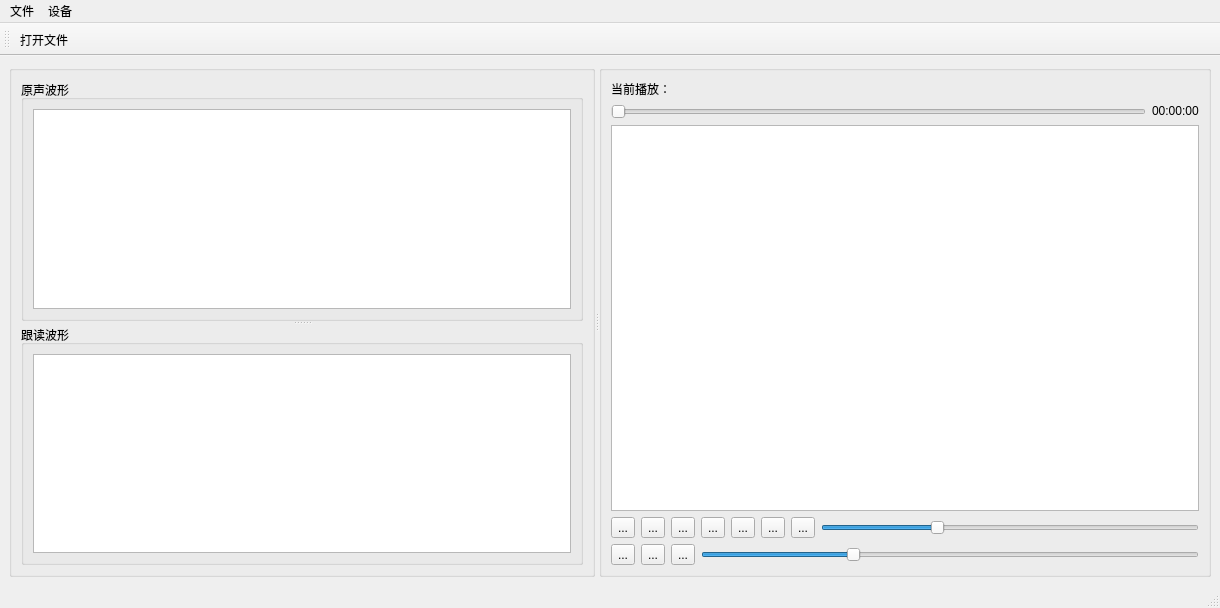
<?xml version="1.0" encoding="UTF-8"?>
<ui version="4.0">
 <class>MainWindow</class>
 <widget class="QMainWindow" name="MainWindow">
  <property name="geometry">
   <rect>
    <x>0</x>
    <y>0</y>
    <width>1220</width>
    <height>608</height>
   </rect>
  </property>
  <property name="windowTitle">
   <string>MainWindow</string>
  </property>
  <widget class="QWidget" name="centralwidget">
   <layout class="QHBoxLayout" name="horizontalLayout_7">
    <item>
     <widget class="QSplitter" name="splitter">
      <property name="orientation">
       <enum>Qt::Horizontal</enum>
      </property>
      <widget class="QGroupBox" name="groupBox">
       <property name="sizePolicy">
        <sizepolicy hsizetype="Expanding" vsizetype="Preferred">
         <horstretch>0</horstretch>
         <verstretch>0</verstretch>
        </sizepolicy>
       </property>
       <property name="title">
        <string/>
       </property>
       <layout class="QHBoxLayout" name="horizontalLayout_6">
        <item>
         <widget class="QSplitter" name="splitter_2">
          <property name="orientation">
           <enum>Qt::Vertical</enum>
          </property>
          <widget class="QGroupBox" name="gbPlayerChart">
           <property name="minimumSize">
            <size>
             <width>0</width>
             <height>100</height>
            </size>
           </property>
           <property name="baseSize">
            <size>
             <width>0</width>
             <height>0</height>
            </size>
           </property>
           <property name="title">
            <string>原声波形</string>
           </property>
           <layout class="QHBoxLayout" name="horizontalLayout_2">
            <item>
             <widget class="QChartView" name="playerChartView">
              <property name="minimumSize">
               <size>
                <width>0</width>
                <height>0</height>
               </size>
              </property>
             </widget>
            </item>
           </layout>
          </widget>
          <widget class="QGroupBox" name="gbRecorderChart">
           <property name="minimumSize">
            <size>
             <width>0</width>
             <height>100</height>
            </size>
           </property>
           <property name="baseSize">
            <size>
             <width>0</width>
             <height>0</height>
            </size>
           </property>
           <property name="title">
            <string>跟读波形</string>
           </property>
           <layout class="QVBoxLayout" name="verticalLayout">
            <item>
             <widget class="QChartView" name="recorderChartView"/>
            </item>
           </layout>
          </widget>
         </widget>
        </item>
       </layout>
      </widget>
      <widget class="QGroupBox" name="gbPlayer">
       <property name="sizePolicy">
        <sizepolicy hsizetype="MinimumExpanding" vsizetype="Preferred">
         <horstretch>0</horstretch>
         <verstretch>0</verstretch>
        </sizepolicy>
       </property>
       <property name="minimumSize">
        <size>
         <width>0</width>
         <height>100</height>
        </size>
       </property>
       <property name="title">
        <string/>
       </property>
       <layout class="QGridLayout" name="gridLayout">
        <property name="sizeConstraint">
         <enum>QLayout::SetDefaultConstraint</enum>
        </property>
        <item row="0" column="0">
         <widget class="QLabel" name="labelCurrent">
          <property name="sizePolicy">
           <sizepolicy hsizetype="Preferred" vsizetype="Fixed">
            <horstretch>0</horstretch>
            <verstretch>0</verstretch>
           </sizepolicy>
          </property>
          <property name="text">
           <string>当前播放：</string>
          </property>
         </widget>
        </item>
        <item row="1" column="0">
         <widget class="QSlider" name="sliderDuration">
          <property name="orientation">
           <enum>Qt::Horizontal</enum>
          </property>
         </widget>
        </item>
        <item row="1" column="1">
         <widget class="QLabel" name="labelDuration">
          <property name="sizePolicy">
           <sizepolicy hsizetype="Preferred" vsizetype="Fixed">
            <horstretch>0</horstretch>
            <verstretch>0</verstretch>
           </sizepolicy>
          </property>
          <property name="text">
           <string>00:00:00</string>
          </property>
         </widget>
        </item>
        <item row="2" column="0" colspan="2">
         <widget class="QListWidget" name="playList"/>
        </item>
        <item row="3" column="0" colspan="2">
         <layout class="QHBoxLayout" name="horizontalLayout_4">
          <item>
           <widget class="QToolButton" name="btnPrevious">
            <property name="text">
             <string>...</string>
            </property>
            <property name="icon">
             <iconset resource="Icon.qrc">
              <normaloff>:/icon/rewind.png</normaloff>:/icon/rewind.png</iconset>
            </property>
           </widget>
          </item>
          <item>
           <widget class="QToolButton" name="btnBackward">
            <property name="text">
             <string>...</string>
            </property>
            <property name="icon">
             <iconset resource="Icon.qrc">
              <normaloff>:/icon/backward.png</normaloff>:/icon/backward.png</iconset>
            </property>
           </widget>
          </item>
          <item>
           <widget class="QToolButton" name="btnPlay">
            <property name="text">
             <string>...</string>
            </property>
            <property name="icon">
             <iconset resource="Icon.qrc">
              <normaloff>:/icon/play.png</normaloff>:/icon/play.png</iconset>
            </property>
           </widget>
          </item>
          <item>
           <widget class="QToolButton" name="btnForward">
            <property name="text">
             <string>...</string>
            </property>
            <property name="icon">
             <iconset resource="Icon.qrc">
              <normaloff>:/icon/forward.png</normaloff>:/icon/forward.png</iconset>
            </property>
           </widget>
          </item>
          <item>
           <widget class="QToolButton" name="btnNext">
            <property name="text">
             <string>...</string>
            </property>
            <property name="icon">
             <iconset resource="Icon.qrc">
              <normaloff>:/icon/finish.png</normaloff>:/icon/finish.png</iconset>
            </property>
           </widget>
          </item>
          <item>
           <widget class="QToolButton" name="btnStop">
            <property name="text">
             <string>...</string>
            </property>
            <property name="icon">
             <iconset resource="Icon.qrc">
              <normaloff>:/icon/stop.png</normaloff>:/icon/stop.png</iconset>
            </property>
           </widget>
          </item>
          <item>
           <widget class="QToolButton" name="btnSound">
            <property name="text">
             <string>...</string>
            </property>
            <property name="icon">
             <iconset resource="Icon.qrc">
              <normaloff>:/icon/sound.png</normaloff>:/icon/sound.png</iconset>
            </property>
           </widget>
          </item>
          <item>
           <widget class="QSlider" name="volumn">
            <property name="maximum">
             <number>100</number>
            </property>
            <property name="value">
             <number>30</number>
            </property>
            <property name="orientation">
             <enum>Qt::Horizontal</enum>
            </property>
           </widget>
          </item>
         </layout>
        </item>
        <item row="4" column="0" colspan="2">
         <layout class="QHBoxLayout" name="horizontalLayout_5">
          <item>
           <layout class="QHBoxLayout" name="horizontalLayout">
            <item>
             <widget class="QToolButton" name="btnBeginRecord">
              <property name="text">
               <string>...</string>
              </property>
              <property name="icon">
               <iconset resource="Icon.qrc">
                <normaloff>:/icon/record.png</normaloff>:/icon/record.png</iconset>
              </property>
             </widget>
            </item>
            <item>
             <widget class="QToolButton" name="btnStopRecord">
              <property name="text">
               <string>...</string>
              </property>
              <property name="icon">
               <iconset resource="Icon.qrc">
                <normaloff>:/icon/stop.png</normaloff>:/icon/stop.png</iconset>
              </property>
             </widget>
            </item>
            <item>
             <widget class="QToolButton" name="btnReplayRecord">
              <property name="text">
               <string>...</string>
              </property>
              <property name="icon">
               <iconset resource="Icon.qrc">
                <normaloff>:/icon/play.png</normaloff>:/icon/play.png</iconset>
              </property>
             </widget>
            </item>
           </layout>
          </item>
          <item>
           <layout class="QHBoxLayout" name="horizontalLayout_3">
            <item>
             <widget class="QSlider" name="sliderRecorderVolumn">
              <property name="maximum">
               <number>100</number>
              </property>
              <property name="value">
               <number>30</number>
              </property>
              <property name="orientation">
               <enum>Qt::Horizontal</enum>
              </property>
             </widget>
            </item>
           </layout>
          </item>
         </layout>
        </item>
       </layout>
      </widget>
     </widget>
    </item>
   </layout>
  </widget>
  <widget class="QMenuBar" name="menubar">
   <property name="geometry">
    <rect>
     <x>0</x>
     <y>0</y>
     <width>1220</width>
     <height>26</height>
    </rect>
   </property>
   <widget class="QMenu" name="fileManu">
    <property name="title">
     <string>文件</string>
    </property>
    <addaction name="actOpenFile"/>
   </widget>
   <widget class="QMenu" name="deviceManu">
    <property name="title">
     <string>设备</string>
    </property>
    <addaction name="actionRecorder"/>
   </widget>
   <addaction name="fileManu"/>
   <addaction name="deviceManu"/>
  </widget>
  <widget class="QStatusBar" name="statusbar"/>
  <widget class="QToolBar" name="toolBar">
   <property name="windowTitle">
    <string>toolBar</string>
   </property>
   <attribute name="toolBarArea">
    <enum>TopToolBarArea</enum>
   </attribute>
   <attribute name="toolBarBreak">
    <bool>false</bool>
   </attribute>
   <addaction name="actOpenFile"/>
  </widget>
  <action name="actOpenFile">
   <property name="text">
    <string>打开文件</string>
   </property>
  </action>
  <action name="actionRecorder">
   <property name="text">
    <string>录音设备</string>
   </property>
  </action>
 </widget>
 <customwidgets>
  <customwidget>
   <class>QChartView</class>
   <extends>QGraphicsView</extends>
   <header>qchartview.h</header>
  </customwidget>
 </customwidgets>
 <resources>
  <include location="Icon.qrc"/>
 </resources>
 <connections/>
</ui>
